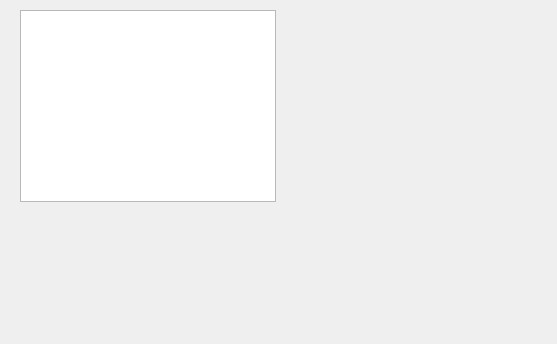
<?xml version="1.0" encoding="UTF-8"?>
<ui version="4.0">
 <class>MainWindow</class>
 <widget class="QMainWindow" name="MainWindow">
  <property name="geometry">
   <rect>
    <x>0</x>
    <y>0</y>
    <width>557</width>
    <height>344</height>
   </rect>
  </property>
  <property name="font">
   <font>
    <bold>true</bold>
   </font>
  </property>
  <property name="windowTitle">
   <string>MainWindow</string>
  </property>
  <widget class="QWidget" name="centralwidget">
   <widget class="QListWidget" name="listWidget_1">
    <property name="geometry">
     <rect>
      <x>20</x>
      <y>10</y>
      <width>256</width>
      <height>192</height>
     </rect>
    </property>
    <property name="selectionMode">
     <enum>QAbstractItemView::SelectionMode::MultiSelection</enum>
    </property>
   </widget>
  </widget>
 </widget>
 <resources/>
 <connections/>
</ui>
